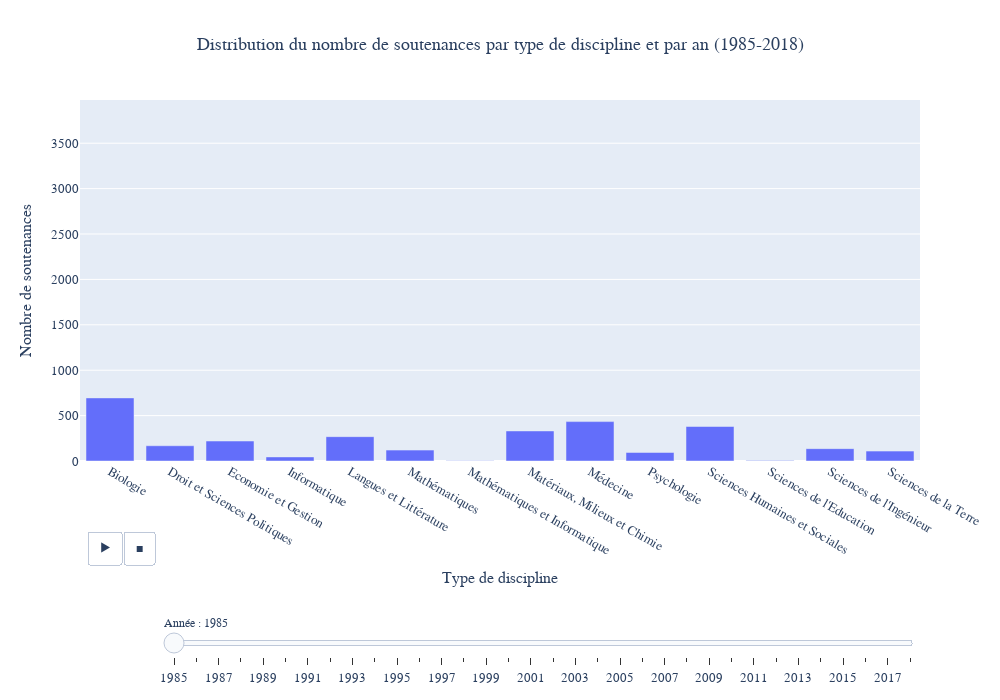

Write notebook code for a chart like this one.
### Code cell
# Création de la figure :
fig1 = px.bar(data_frame = discipline_count,
              y = 'Nombre de soutenances',
              x = 'Type de discipline',
              animation_frame = 'Année',
              title = "Distribution du nombre de soutenances par type de discipline et par an (1985-2018)")

# Définition des étapes du slider :
steps = [{'args': [[str(année)], 
                   {'frame': {'duration': 300, 
                              'redraw': True},
                    'mode': 'immediate',
                    'transition': {'duration': 300}}],
          'label': str(année),
          'method': 'animate'}
          for année in discipline_count['Année'].unique()]

# Configuration du slider :
slider = {'currentvalue': {'font': {'size': 12},
                           'visible': True,
                           'xanchor': 'left',
                           'prefix': 'Année : '},
          'steps': steps,
          'pad' : {'t':150}}

# Actualisation de la mise en page :
fig1.update_layout(sliders = [slider],
                   xaxis_title = "Type de discipline",
                   yaxis_title = "Nombre de soutenances",
                   title_x = 0.5,
                   font = dict(family = "EB Garamond",
                               size = 13),
                   height = 700,
                   width = 1000,
                   hoverlabel = dict(font = dict(family = "EB Garamond", 
                                                 size = 12)))

# Actualisation des limites de l'axe y : 
fig1.update_yaxes(range = [0, valeur_max_1 + 50])

# Affichage de la figure :
fig1.show()

### Figure 1 — Plotly figure (JSON) as saved in the notebook; plotly's stock layout.template omitted (floating-point values rounded to 4 significant figures)
{"data": [{"alignmentgroup": "True", "hovertemplate": "Année=1985<br>Type de discipline=%{x}<br>Nombre de soutenances=%{y}<extra></extra>", "legendgroup": "", "marker": {"color": "#636efa", "pattern": {"shape": ""}}, "name": "", "offsetgroup": "", "orientation": "v", "showlegend": false, "textposition": "auto", "type": "bar", "x": ["Biologie", "Droit et Sciences Politiques", "Economie et Gestion", "Informatique", "Langues et Littérature", "Mathématiques", "Mathématiques et Informatique", "Matériaux, Milieux et Chimie", "Médecine", "Psychologie", "Sciences Humaines et Sociales", "Sciences de l'Education", "Sciences de l'Ingénieur", "Sciences de la Terre"], "xaxis": "x", "y": [695, 168, 220, 45, 268, 120, 2, 331, 434, 94, 380, 5, 136, 109], "yaxis": "y"}], "layout": {"barmode": "relative", "font": {"family": "EB Garamond", "size": 13}, "height": 700, "hoverlabel": {"font": {"family": "EB Garamond", "size": 12}}, "legend": {"tracegroupgap": 0}, "sliders": [{"active": 0, "currentvalue": {"font": {"size": 12}, "prefix": "Année : ", "visible": true, "xanchor": "left"}, "len": 0.9, "pad": {"b": 10, "t": 150}, "steps": [{"args": [["1985"], {"frame": {"duration": 300, "redraw": true}, "mode": "immediate", "transition": {"duration": 300}}], "label": "1985", "method": "animate"}, {"args": [["1986"], {"frame": {"duration": 300, "redraw": true}, "mode": "immediate", "transition": {"duration": 300}}], "label": "1986", "method": "animate"}, {"args": [["1987"], {"frame": {"duration": 300, "redraw": true}, "mode": "immediate", "transition": {"duration": 300}}], "label": "1987", "method": "animate"}, {"args": [["1988"], {"frame": {"duration": 300, "redraw": true}, "mode": "immediate", "transition": {"duration": 300}}], "label": "1988", "method": "animate"}, {"args": [["1989"], {"frame": {"duration": 300, "redraw": true}, "mode": "immediate", "transition": {"duration": 300}}], "label": "1989", "method": "animate"}, {"args": [["1990"], {"frame": {"duration": 300, "redraw": true}, "mode": "immediate", "transition": {"duration": 300}}], "label": "1990", "method": "animate"}, {"args": [["1991"], {"frame": {"duration": 300, "redraw": true}, "mode": "immediate", "transition": {"duration": 300}}], "label": "1991", "method": "animate"}, {"args": [["1992"], {"frame": {"duration": 300, "redraw": true}, "mode": "immediate", "transition": {"duration": 300}}], "label": "1992", "method": "animate"}, {"args": [["1993"], {"frame": {"duration": 300, "redraw": true}, "mode": "immediate", "transition": {"duration": 300}}], "label": "1993", "method": "animate"}, {"args": [["1994"], {"frame": {"duration": 300, "redraw": true}, "mode": "immediate", "transition": {"duration": 300}}], "label": "1994", "method": "animate"}, {"args": [["1995"], {"frame": {"duration": 300, "redraw": true}, "mode": "immediate", "transition": {"duration": 300}}], "label": "1995", "method": "animate"}, {"args": [["1996"], {"frame": {"duration": 300, "redraw": true}, "mode": "immediate", "transition": {"duration": 300}}], "label": "1996", "method": "animate"}, {"args": [["1997"], {"frame": {"duration": 300, "redraw": true}, "mode": "immediate", "transition": {"duration": 300}}], "label": "1997", "method": "animate"}, {"args": [["1998"], {"frame": {"duration": 300, "redraw": true}, "mode": "immediate", "transition": {"duration": 300}}], "label": "1998", "method": "animate"}, {"args": [["1999"], {"frame": {"duration": 300, "redraw": true}, "mode": "immediate", "transition": {"duration": 300}}], "label": "1999", "method": "animate"}, {"args": [["2000"], {"frame": {"duration": 300, "redraw": true}, "mode": "immediate", "transition": {"duration": 300}}], "label": "2000", "method": "animate"}, {"args": [["2001"], {"frame": {"duration": 300, "redraw": true}, "mode": "immediate", "transition": {"duration": 300}}], "label": "2001", "method": "animate"}, {"args": [["2002"], {"frame": {"duration": 300, "redraw": true}, "mode": "immediate", "transition": {"duration": 300}}], "label": "2002", "method": "animate"}, {"args": [["2003"], {"frame": {"duration": 300, "redraw": true}, "mode": "immediate", "transition": {"duration": 300}}], "label": "2003", "method": "animate"}, {"args": [["2004"], {"frame": {"duration": 300, "redraw": true}, "mode": "immediate", "transition": {"duration": 300}}], "label": "2004", "method": "animate"}, {"args": [["2005"], {"frame": {"duration": 300, "redraw": true}, "mode": "immediate", "transition": {"duration": 300}}], "label": "2005", "method": "animate"}, {"args": [["2006"], {"frame": {"duration": 300, "redraw": true}, "mode": "immediate", "transition": {"duration": 300}}], "label": "2006", "method": "animate"}, {"args": [["2007"], {"frame": {"duration": 300, "redraw": true}, "mode": "immediate", "transition": {"duration": 300}}], "label": "2007", "method": "animate"}, {"args": [["2008"], {"frame": {"duration": 300, "redraw": true}, "mode": "immediate", "transition": {"duration": 300}}], "label": "2008", "method": "animate"}, {"args": [["2009"], {"frame": {"duration": 300, "redraw": true}, "mode": "immediate", "transition": {"duration": 300}}], "label": "2009", "method": "animate"}, {"args": [["2010"], {"frame": {"duration": 300, "redraw": true}, "mode": "immediate", "transition": {"duration": 300}}], "label": "2010", "method": "animate"}, {"args": [["2011"], {"frame": {"duration": 300, "redraw": true}, "mode": "immediate", "transition": {"duration": 300}}], "label": "2011", "method": "animate"}, {"args": [["2012"], {"frame": {"duration": 300, "redraw": true}, "mode": "immediate", "transition": {"duration": 300}}], "label": "2012", "method": "animate"}, {"args": [["2013"], {"frame": {"duration": 300, "redraw": true}, "mode": "immediate", "transition": {"duration": 300}}], "label": "2013", "method": "animate"}, {"args": [["2014"], {"frame": {"duration": 300, "redraw": true}, "mode": "immediate", "transition": {"duration": 300}}], "label": "2014", "method": "animate"}, {"args": [["2015"], {"frame": {"duration": 300, "redraw": true}, "mode": "immediate", "transition": {"duration": 300}}], "label": "2015", "method": "animate"}, {"args": [["2016"], {"frame": {"duration": 300, "redraw": true}, "mode": "immediate", "transition": {"duration": 300}}], "label": "2016", "method": "animate"}, {"args": [["2017"], {"frame": {"duration": 300, "redraw": true}, "mode": "immediate", "transition": {"duration": 300}}], "label": "2017", "method": "animate"}, {"args": [["2018"], {"frame": {"duration": 300, "redraw": true}, "mode": "immediate", "transition": {"duration": 300}}], "label": "2018", "method": "animate"}], "x": 0.1, "xanchor": "left", "y": 0, "yanchor": "top"}], "title": {"text": "Distribution du nombre de soutenances par type de discipline et par an (1985-2018)", "x": 0.5}, "updatemenus": [{"buttons": [{"args": [null, {"frame": {"duration": 500, "redraw": true}, "fromcurrent": true, "mode": "immediate", "transition": {"duration": 500, "easing": "linear"}}], "label": "&#9654;", "method": "animate"}, {"args": [[null], {"frame": {"duration": 0, "redraw": true}, "fromcurrent": true, "mode": "immediate", "transition": {"duration": 0, "easing": "linear"}}], "label": "&#9724;", "method": "animate"}], "direction": "left", "pad": {"r": 10, "t": 70}, "showactive": false, "type": "buttons", "x": 0.1, "xanchor": "right", "y": 0, "yanchor": "top"}], "width": 1000, "xaxis": {"anchor": "y", "domain": [0, 1], "title": {"text": "Type de discipline"}}, "yaxis": {"anchor": "x", "domain": [0, 1], "range": [0, 3976], "title": {"text": "Nombre de soutenances"}}}}
